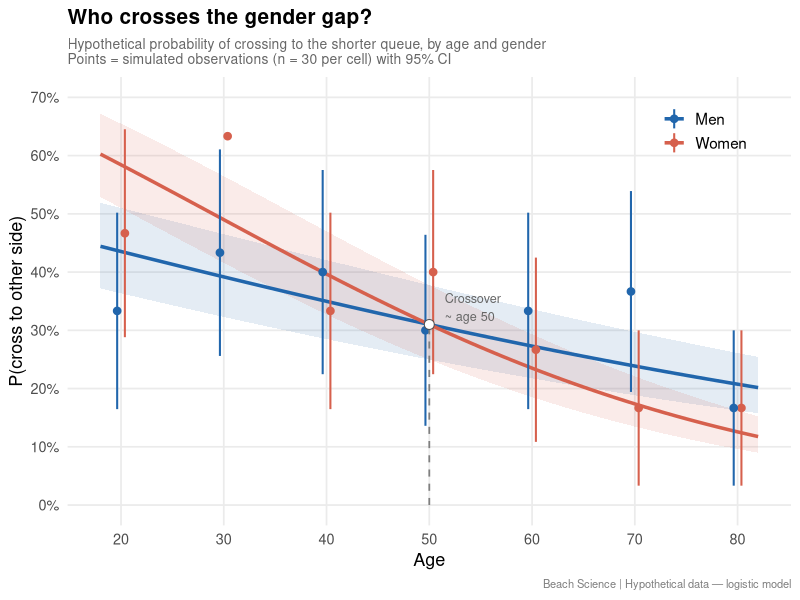
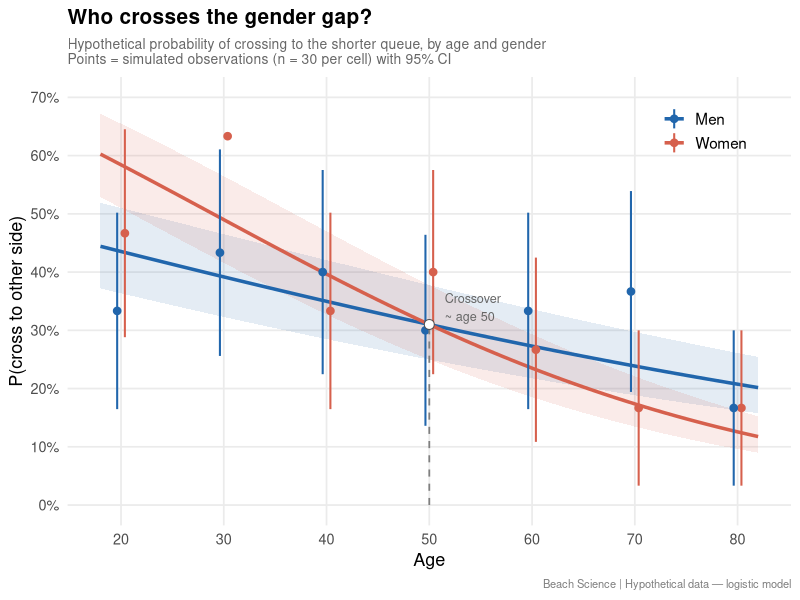

Generate these figures, in order, with R:

# BS: Crossing the Gender Gap

# Hypothetical logistic curves: Prob(cross) vs age for M & W

#

# Prior assumptions:

# - Both curves decline with age overall (younger cross more)
# - Women cross more than men at younger ages
# - Men cross more than women at older ages
# - Curves cross somewhere around age 55-60
# - Women's curve steeper (stronger age effect)


library(tidyverse)


# -----------------------------------------------------------------------

# 1. Logistic function on the probability scale

# We parameterise directly as a smooth curve via plogis()

# log-odds = a + b * age

# -----------------------------------------------------------------------


# Parameters chosen to match the prior story:

# Women: high prob at 20 (~0.55), low at 80 (~0.12), steeper slope

# Men: lower prob at 20 (~0.30), less steep, ending higher than women at 80 (~0.22)


params <- tribble(

  ~gender, ~intercept, ~slope,

  "Women", 1.10, -0.038,

  "Men", 0.10, -0.018

)


ages <- seq(18, 82, by = 1)


curves <- params |>

  rowwise() |>

  reframe(

    age = ages,

    gender = gender,

    logodds = intercept + slope * age,

    prob = plogis(logodds)

  )


# -----------------------------------------------------------------------

# 2. Simulate observed data points with binomial noise

# -----------------------------------------------------------------------


set.seed(42)

n_per_cell <- 30 # observers per age-group x gender cell


obs_data <- curves |>

  filter(age %in% seq(20, 80, by = 10)) |>

  mutate(

    n = n_per_cell,

    crossers = rbinom(n(), size = n, prob = prob),

    obs_prob = crossers / n,

    se = sqrt(obs_prob * (1 - obs_prob) / n),

    lo = pmax(0, obs_prob - 1.96 * se),

    hi = pmin(1, obs_prob + 1.96 * se)

  )


# -----------------------------------------------------------------------

# 3. Find crossing point of the two curves

# -----------------------------------------------------------------------


crossing_age <- curves |>

  select(age, gender, prob) |>

  pivot_wider(names_from = gender, values_from = prob) |>

  mutate(diff = Women - Men) |>

  filter(diff >= 0) |>

  slice_tail(n = 1) |>

  pull(age)


crossing_prob <- curves |>

  filter(gender == "Women", age == crossing_age) |>

  pull(prob)


# -----------------------------------------------------------------------

# 4. Plot

# -----------------------------------------------------------------------


gender_colours <- c("Women" = "#d6604d", "Men" = "#2166ac")


p <- ggplot(curves, aes(x = age, y = prob, colour = gender)) +


  # Shaded confidence band (approximate)

  geom_ribbon(

    aes(

      ymin = plogis(intercept + slope * age - 0.3),

      ymax = plogis(intercept + slope * age + 0.3),

      fill = gender

    ),

    alpha = 0.12, colour = NA,

    data = curves |> left_join(params, by = "gender")

  ) +


  # Smooth logistic curves

  geom_line(linewidth = 1.2) +


  # Observed data points with error bars

  geom_pointrange(

    data = obs_data,

    aes(y = obs_prob, ymin = lo, ymax = hi),

    size = 0.4, linewidth = 0.7,

    position = position_dodge(width = 1.5)

  ) +


  # Mark the crossing point

  annotate("segment",

           x = crossing_age, xend = crossing_age,

           y = 0, yend = crossing_prob,

           linetype = "dashed", colour = "grey50", linewidth = 0.6

  ) +

  annotate("point",

           x = crossing_age, y = crossing_prob,

           shape = 21, size = 3, fill = "white", colour = "grey30"

  ) +

  annotate("text",

           x = crossing_age + 1.5, y = crossing_prob + 0.03,

           label = paste0("Crossover\n~ age ", crossing_age),

           hjust = 0, size = 3.2, colour = "grey40"

  ) +


  scale_colour_manual(values = gender_colours, name = NULL) +

  scale_fill_manual(values = gender_colours, name = NULL, guide = "none") +

  scale_y_continuous(

    limits = c(0, 0.7),

    labels = scales::percent_format(accuracy = 1),

    breaks = seq(0, 0.7, by = 0.1)

  ) +

  scale_x_continuous(breaks = seq(20, 80, by = 10)) +


  labs(

    title = "Who crosses the gender gap?",

    subtitle = "Hypothetical probability of crossing to the shorter queue, by age and gender\nPoints = simulated observations (n = 30 per cell) with 95% CI",

    x = "Age",

    y = "P(cross to other side)",

    caption = "Beach Science | Hypothetical data — logistic model"

  ) +

  theme_minimal(base_size = 13) +

  theme(

    plot.title = element_text(face = "bold", size = 15),

    plot.subtitle = element_text(colour = "grey40", size = 10),

    plot.caption = element_text(colour = "grey50", size = 8),

    legend.position = c(0.88, 0.88),

    legend.text = element_text(size = 11),

    panel.grid.minor = element_blank()

  )


print(p)

ggsave("beach_science_gender_crossing.png", p, width = 8, height = 5.5, dpi = 150)

message("Saved: beach_science_gender_crossing.png")
